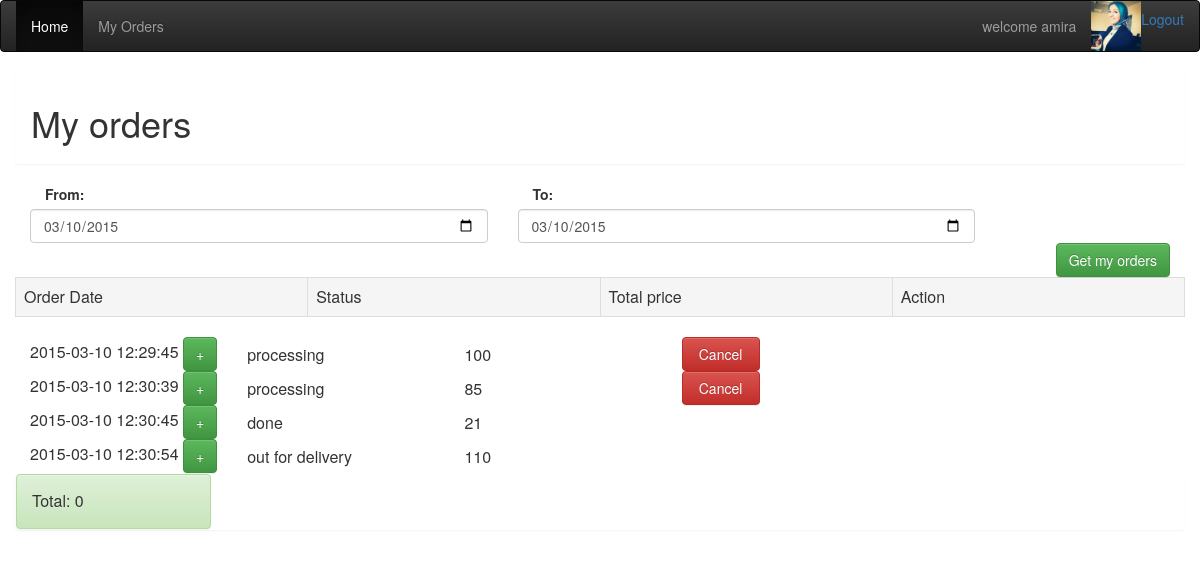
Page /user/user_orders.php (signed in) on the committed database.
### tables this page shows
CREATE TABLE `orders` (
  `id` int(11) NOT NULL AUTO_INCREMENT,
  `user_id` int(11) DEFAULT NULL,
  `datetime` timestamp NOT NULL DEFAULT CURRENT_TIMESTAMP,
  `status` enum('processing','out for delivery','done') DEFAULT NULL,
  `order_price` int(11) DEFAULT NULL,
  `room_id` int(11) DEFAULT NULL,
  PRIMARY KEY (`id`),
  KEY `user` (`user_id`),
  CONSTRAINT `user` FOREIGN KEY (`user_id`) REFERENCES `users` (`id`) ON DELETE CASCADE
);

### model/model.php (called while the page is built, shortened)
<?php
class ORM {
    static $conn;
    private $dbconn;
    protected $table;
    static function getInstance() {
        if (self::$conn == null) {
            self::$conn = new ORM();
        }
        return self::$conn;
    }
    function __construct() {
        extract($GLOBALS['conf']);
        $this->dbconn = new mysqli($host, $username,$password, $database);
    }
    function setTable($table) {
        $this->table = $table;
    }
    function select_date($datecol, $date_from, $date_to, $values) {
        $query = "select * from " . $this->table . " where( " . $datecol . " between '" . $date_from . "' and '" . $date_to . "') and ";
        foreach ($values as $key => $value) {
            $query.=$key . " = '" . $value . "' and ";
        }
        $query = explode(" ", $query);
        unset($query[count($query) - 2]);
        $query = implode(" ", $query);
        $result = $this->dbconn->query(trim($query));
        return $result;
    }
}

### user/user_orders.php (the view, shortened to what this page needs)
<?php
require 'user_header.php';
require '../model/model.php';
?>
<html>
    <head>
        <link rel="stylesheet" href= "../bootstrap-3.3.2-dist/css/bootstrap.css">
        <link rel="stylesheet" href= "../bootstrap-3.3.2-dist/css/bootstrap-theme.css">
    </head>
    <body>
        <div class="container" id="contatiner">
            <div class="row">
                <div class="panel panel-heading">
                    <h1> My orders </h1>
                </div>
                <div class="col-md-5">
                    <?php
                    $datefrom = date('Y-m-d') . " 00:00:00";
                    $dateto = date('Y-m-d') . " 23:59:59";
                    ?>
                    <label  class="col-sm-2 control-label"  >From:</label>
                    <input class="form-control" type = 'date' name="date_from" id="date_from" value="<?php echo date('Y-m-d'); ?>">
                </div>
                <div class="col-md-5">
                    <label  class="col-sm-2 control-label"  >To:</label>
                    <input class="form-control" type = 'date'  tname="date_to" id="date_to" value="<?php echo date('Y-m-d'); ?>" >
                </div>
                <div class="col-sm-3 pull-right">
                    <button type="button" class="btn btn-success pull-right" onclick="select_orders()">Get my orders</button>
                </div>
            </div>
            <div class="row">
                <div class="table-responsive">
                    <table class="table table-bordered" >
                        <tr class="active">
                            <td class="col-md-3"> Order Date</td>
                            <td class="col-md-3"> Status</td>
                            <td class="col-md-3"> Total price</td>
                            <td class="col-md-3 "> Action</td>
                        </tr>
                    </table>
                </div>
            </div>
            <div class="row">
                <div   id="table_row">
                    <table   id="table">
                        <?php
                        $obj_orders = ORM::getInstance();
                        $obj_orders->setTable('orders');
                        $all_orders = $obj_orders->select_date("datetime", $datefrom, $dateto, array("user_id" => $_SESSION['user_id']));
                        if ($all_orders->num_rows > 0) {
                            while ($order = $all_orders->fetch_assoc()) {
                                ?>
                                <tr class="row" id="<?php echo $order['id']; ?>">
                                    <td class="col-md-3"><?php echo $order['datetime']; ?>
                                        <button class=" btn btn-success" id="<?php echo $order['id'] . " btn"; ?>" onclick="show_order('<?php echo $order['id'] . " btn"; ?>')">+</button>
                                    </td>
                                    <td class="col-md-3"><?php echo $order['status']; ?></td></td>
                                    <td class="col-md-3"><?php echo $order['order_price']; ?></td>
                                    <?php
                                    if ($order['status'] == "processing") {
                                        ?>
                                        <td class="col-md-3"><button class=" col-md-5 btn btn-danger" id="<?php echo $order['id']; ?>" onclick="cancel('<?php echo $order['id']; ?>')">Cancel</button></td>
                                        <?php
                                    } else {
                                        ?>
                                        <td class="col-md-3"></td>
                                    </tr>
                                    <?php
                                }
                            }
                        } else {
                            echo "No Recent orders!";
                        }
                        ?>
                    </table>
                </div>
            </div>
            <div class=" row panel ">
                <div class="  col-md-2 panel-title alert alert-success" id="total">
                    Total: 0
                </div>
            </div>
        </div>
    </body>
</html>

### user/user_header.php (shortened to what this page needs)
<?php
       if(isset($_SESSION['is_admin'])){
           echo " Sorry you do not have permittion to open this page !!";
           exit;
       }else{
?>
<html>
    <head>
        <link rel="stylesheet" href= "../bootstrap-3.3.2-dist/css/bootstrap.css">
        <link rel="stylesheet" href= "../bootstrap-3.3.2-dist/css/bootstrap-theme.css">
    </head>
    <body>
        <nav class="navbar navbar-inverse">
            <div class="container-fluid">
                <div>
                    <a class="navbar-btn pull-right" href="../login/logout.php">Logout</a>
                    <img src="<?php
                    if (isset($_SESSION['user_pic'])) {
                        $user_pic = $_SESSION['user_pic'];
                        echo "../images/users/" . $user_pic;
                    } else {
                        header("Location: ../login/login.php");
                    }
                    ?>" class="pull-right" width="50px" height="50px">
                    <p class="navbar-text pull-right"> welcome
                        <?php
                        if (isset($_SESSION['user_pic'])) {
                            $user_name = $_SESSION['user_name'];
                            echo " ".$user_name;
                        } else {
                            header("Location: ../login/login.php");
                        }
                        ?></p>
                    <ul class="nav navbar-nav">
                        <li class="active"><a  navbar-brand href="user_home.php">Home</a></li>
                        <li><a href="user_orders.php">My Orders</a></li>
                    </ul>
                </div>
            </div>
        </nav>
    </body>
</html>
<?php
       }
?>

### rows in the picture
orders: datetime "2015-03-10 12:29:45", status "processing", order_price "100"
orders: datetime "2015-03-10 12:30:39", status "processing", order_price "85"
orders: datetime "2015-03-10 12:30:45", status "done", order_price "21"
orders: datetime "2015-03-10 12:30:54", status "out for delivery", order_price "110"

### other values in the picture
$user_name "amira"
